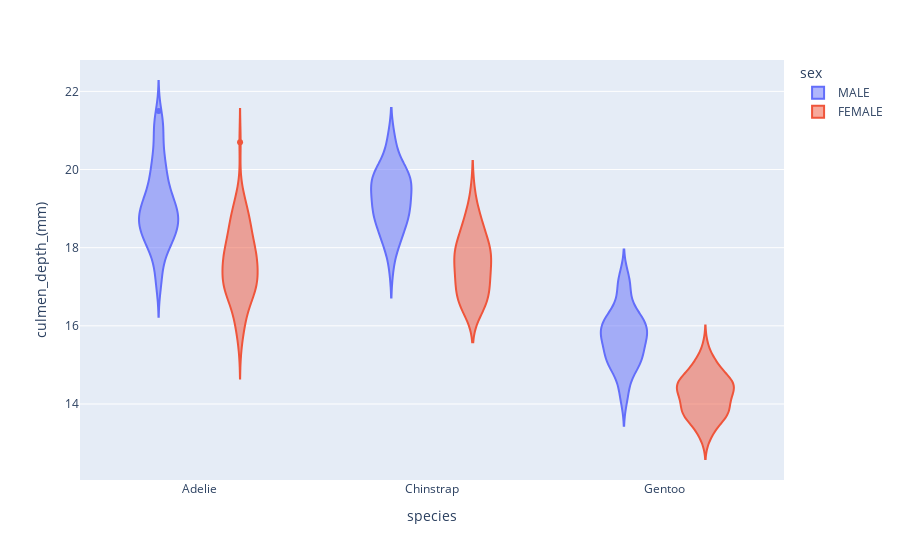

The notebook cell saved with this chart:
### Code cell
#violin plot, color is hue in sns
fig = px.violin(df, x= "species", y="culmen_depth_(mm)", color="sex")
fig.show()

### Figure 1 — Plotly figure (JSON) as saved in the notebook; plotly's stock layout.template omitted (floating-point values rounded to 4 significant figures; data arrays with more than 128 entries replaced by an {"elided": "..."} marker saying what was removed)
{"data": [{"alignmentgroup": "True", "box": {"visible": false}, "hovertemplate": "sex=MALE<br>species=%{x}<br>culmen_depth_(mm)=%{y}<extra></extra>", "legendgroup": "MALE", "marker": {"color": "#636efa"}, "name": "MALE", "offsetgroup": "MALE", "orientation": "v", "scalegroup": "True", "showlegend": true, "type": "violin", "x": {"elided": "168 str values"}, "x0": " ", "xaxis": "x", "y": {"elided": "168 float values"}, "y0": " ", "yaxis": "y"}, {"alignmentgroup": "True", "box": {"visible": false}, "hovertemplate": "sex=FEMALE<br>species=%{x}<br>culmen_depth_(mm)=%{y}<extra></extra>", "legendgroup": "FEMALE", "marker": {"color": "#EF553B"}, "name": "FEMALE", "offsetgroup": "FEMALE", "orientation": "v", "scalegroup": "True", "showlegend": true, "type": "violin", "x": {"elided": "165 str values"}, "x0": " ", "xaxis": "x", "y": {"elided": "165 float values"}, "y0": " ", "yaxis": "y"}], "layout": {"legend": {"title": {"text": "sex"}, "tracegroupgap": 0}, "margin": {"t": 60}, "violinmode": "group", "xaxis": {"anchor": "y", "domain": [0, 1], "title": {"text": "species"}}, "yaxis": {"anchor": "x", "domain": [0, 1], "title": {"text": "culmen_depth_(mm)"}}}}
